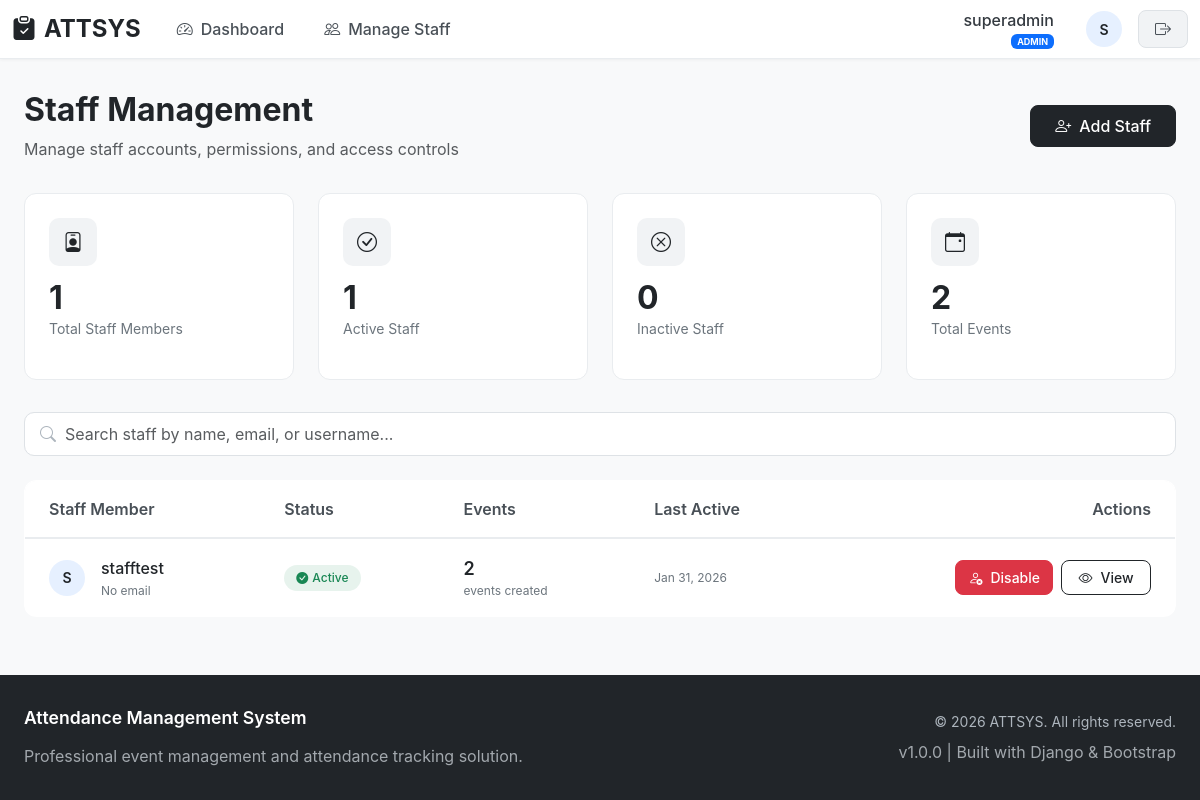
Screenshot of /attsys/admin/staff/ (signed in) with the database file from the repository.
### attsys/models.py (models this page shows, shortened)
class User(AbstractUser):
    ROLE_CHOICES = (
        ('ADMIN', 'Admin'),
        ('STAFF', 'Staff'),
    )
    role = models.CharField(max_length=10, choices=ROLE_CHOICES, default='STAFF')
    phone_number = models.CharField(max_length=15, blank=True)

### attsys/views.py (the view)
# urls.py: path('admin/staff/', views.manage_staff, name='manage_staff'),
@login_required
def manage_staff(request):
    if not request.user.is_active:
        return redirect('login')
    if request.user.role != 'ADMIN':
        return HttpResponseForbidden("Admins only")
    staff_users = User.objects.filter(role='STAFF')
    active_staff_count = staff_users.filter(is_active=True).count()
    inactive_staff_count = staff_users.filter(is_active=False).count()
    total_events = Event.objects.count()
    return render(request, 'manage_staff.html', {
        'staff_users': staff_users,
        'active_staff_count': active_staff_count,
        'inactive_staff_count': inactive_staff_count,
        'total_events': total_events
    })

### attsys/templates/manage_staff.html (shortened to what this page needs)
{% extends 'base.html' %}
{% block content %}
<div class="staff-management-container">
    <div class="page-header">
        <div class="d-flex justify-content-between align-items-center">
            <div>
                <h1 class="h2 fw-bold mb-2 text-dark">Staff Management</h1>
                <p class="text-muted mb-0">
                    Manage staff accounts, permissions, and access controls
                </p>
            </div>
            <button class="btn-add-staff" data-bs-toggle="modal" data-bs-target="#addStaffModal">
                <i class="bi bi-person-plus"></i>
                Add Staff
            </button>
        </div>
    </div>
    <div class="stats-grid">
        <div class="stat-card">
            <div class="stat-icon">
                <i class="bi bi-person-badge"></i>
            </div>
            <div class="stat-value">{{ staff_users|length }}</div>
            <div class="stat-label">Total Staff Members</div>
        </div>
        <div class="stat-card">
            <div class="stat-icon">
                <i class="bi bi-check-circle"></i>
            </div>
            <div class="stat-value">{{ active_staff_count }}</div>
            <div class="stat-label">Active Staff</div>
        </div>
        <div class="stat-card">
            <div class="stat-icon">
                <i class="bi bi-x-circle"></i>
            </div>
            <div class="stat-value">{{ inactive_staff_count }}</div>
            <div class="stat-label">Inactive Staff</div>
        </div>
        <div class="stat-card">
            <div class="stat-icon">
                <i class="bi bi-calendar-event"></i>
            </div>
            <div class="stat-value">{{ total_events }}</div>
            <div class="stat-label">Total Events</div>
        </div>
    </div>
    <div class="search-container">
        <i class="bi bi-search search-icon"></i>
        <input type="text" class="form-control search-input" id="staffSearch"
               placeholder="Search staff by name, email, or username...">
    </div>
    <div class="table-responsive">
        <table class="table table-hover mb-0 staff-table">
            <thead>
                <tr>
                    <th class="ps-4">Staff Member</th>
                    <th>Status</th>
                    <th>Events</th>
                    <th>Last Active</th>
                    <th class="pe-4 text-end">Actions</th>
                </tr>
            </thead>
            <tbody id="staffTableBody">
                {% for staff in staff_users %}
                <tr class="staff-row" data-search="{{ staff.username }} {{ staff.email }}">
                    <td class="ps-4">
                        <div class="d-flex align-items-center">
                            <div class="user-avatar me-3">
                                {{ staff.username|first|upper }}
                            </div>
                            <div>
                                <div class="staff-name">{{ staff.username }}</div>
                                <div class="staff-email">{{ staff.email|default:"No email" }}</div>
                            </div>
                        </div>
                    </td>
                    <td>
                        {% if staff.is_active %}
                            <span class="status-badge status-active">
                                <i class="bi bi-check-circle-fill me-1"></i>
                                Active
                            </span>
                        {% else %}
                            <span class="status-badge status-inactive">
                                <i class="bi bi-x-circle-fill me-1"></i>
                                Disabled
                            </span>
                        {% endif %}
                    </td>
                    <td>
                        <div class="event-count">
                            {{ staff.events.count|default:0 }}
                        </div>
                        <div class="event-label">
                            events created
                        </div>
                    </td>
                    <td>
                        <div class="last-active">
                            {% if staff.last_login %}
                                {{ staff.last_login|date:"M d, Y" }}
                            {% else %}
                                Never logged in
                            {% endif %}
                        </div>
                    </td>
                    <td class="pe-4">
                        <div class="action-buttons">
                            <form method="post" action="{% url 'toggle_staff' staff.id %}" class="d-inline">
                                {% if staff.is_active %}
                                    <button type="submit" class="btn btn-toggle-danger btn-toggle">
                                        <i class="bi bi-person-x"></i>
                                        Disable
                                    </button>
                                {% else %}
                                    <button type="submit" class="btn btn-toggle-success btn-toggle">
                                        <i class="bi bi-person-check"></i>
                                        Enable
                                    </button>
                                {% endif %}
                            </form>
                            <button class="btn btn-outline-dark btn-toggle"
                                    onclick="viewStaffDetails('{{ staff.id }}')">
                                <i class="bi bi-eye"></i>
                                View
                            </button>
                        </div>
                    </td>
                </tr>
                {% endfor %}
            </tbody>
        </table>
    </div>
</div>
{% endblock %}

### attsys/templates/base.html (shortened to what this page needs)
<!DOCTYPE html>
{% load static %}
<html lang="en">
<head>
    <link href="https://cdn.jsdelivr.net/npm/bootstrap@5.3.2/dist/css/bootstrap.min.css" rel="stylesheet">
    <link rel="stylesheet" href="https://cdn.jsdelivr.net/npm/bootstrap-icons@1.11.0/font/bootstrap-icons.css">
</head>
<body>
    <nav class="navbar navbar-expand-lg navbar-light">
        <div class="container-fluid">
            <a class="navbar-brand" href="{% url 'dashboard' %}">
            </a>
            <div class="collapse navbar-collapse" id="navbarNav">
                <ul class="navbar-nav me-auto">
                    {% if user.is_authenticated %}
                        {% if user.role == 'ADMIN' %}
                            <li class="nav-item">
                                <a class="nav-link {% if request.resolver_match.url_name == 'admin_dashboard' %}active{% endif %}"
                                   href="{% url 'dashboard' %}">
                                    <i class="bi bi-speedometer2"></i>Dashboard
                                </a>
                            </li>
                        {% endif %}
                        {% if user.role == 'ADMIN' %}
                            <li class="nav-item">
                                <a class="nav-link {% if request.resolver_match.url_name == 'manage_staff' %}active{% endif %}"
                                   href="{% url 'manage_staff' %}">
                                    <i class="bi bi-people"></i>Manage Staff
                                </a>
                            </li>
                        {% endif %}
                    {% endif %}
                </ul>
                {% if user.is_authenticated %}
                <div class="navbar-nav align-items-center ms-auto">
                    <div class="nav-item">
                        <div class="user-info">
                            <div class="text-end me-3">
                                <div class="user-name">{{ user.username }}</div>
                                <div class="user-role">
                                    {% if user.role == 'ADMIN' %}
                                    <span class="badge bg-primary">ADMIN</span>
                                    {% else %}
                                    <span class="badge bg-secondary">STAFF</span>
                                    {% endif %}
                                </div>
                            </div>
                            <div class="user-avatar">
                                {{ user.username|first|upper }}
                            </div>
                            <form method="post" action="{% url 'logout' %}" class="m-0">
                                <button type="submit" class="btn-logout">
                                    <i class="bi bi-box-arrow-right"></i>
                                </button>
                            </form>
                        </div>
                    </div>
                </div>
                {% endif %}
            </div>
        </div>
    </nav>
    <main>
        <div class="container-fluid px-4">
            {% block content %}{% endblock %}
        </div>
    </main>
    <footer class="footer">
        <div class="container-fluid px-4">
            <div class="row align-items-center">
                <div class="col-md-6">
                    <h6 class="footer-title">Attendance Management System</h6>
                    <p class="mb-0 fs-7 opacity-75">
                        Professional event management and attendance tracking solution.
                    </p>
                </div>
                <div class="col-md-6 text-md-end mt-3 mt-md-0">
                    <div class="copyright">
                        © {% now "Y" %} ATTSYS. All rights reserved.
                    </div>
                    <div class="mt-2 fs-8 opacity-75">
                        v1.0.0 | Built with Django & Bootstrap
                    </div>
                </div>
            </div>
        </div>
    </footer>
</body>
</html>

### attsys/templates/base.html (style rules this page uses)
:root { --primary: #212529; --primary-light: rgba(13, 110, 253, 0.1); --secondary: #6c757d; --success: #198754; --success-light: rgba(25, 135, 84, 0.1); --warning: #fd7e14; --warning-light: rgba(253, 126, 20, 0.1); --info: #0dcaf0; --info-light: rgba(13, 202, 240, 0.1); --purple: #6f42c1; --purple-light: rgba(111, 66, 193, 0.1); --dark: #212529; --light: #f8f9fa; --gray-50: #f8f9fa; --gray-100: #f1f3f5; --gray-200: #e9ecef; --gray-300: #dee2e6; --gray-400: #ced4da; --gray-500: #adb5bd; --gray-600: #6c757d; --gray-700: #495057; --gray-800: #343a40; --gray-900: #212529; --border-radius: 12px; --border-radius-sm: 8px; --box-shadow: 0 4px 6px -1px rgba(0, 0, 0, 0.1), 0 2px 4px -1px rgba(0, 0, 0, 0.06); --box-shadow-hover: 0 10px 15px -3px rgba(0, 0, 0, 0.1), 0 4px 6px -2px rgba(0, 0, 0, 0.05); }
body { background-color: #f8f9fa; font-family: -apple-system, BlinkMacSystemFont, 'Segoe UI', Roboto, 'Helvetica Neue', Arial, sans-serif; color: var(--gray-800); min-height: 100vh; display: flex; flex-direction: column; }
.navbar { position: sticky; top: 0; z-index: 1030; transition: all 0.3s ease; background: white; border-bottom: 1px solid var(--gray-200); box-shadow: 0 1px 3px rgba(0, 0, 0, 0.05); padding: 0.5rem 0; }
.navbar-brand { font-weight: 700; font-size: 1.5rem; color: var(--dark) !important; display: flex; align-items: center; padding: 0; }
.nav-link { font-weight: 500; color: var(--gray-700) !important; padding: 0.5rem 1rem !important; margin: 0 0.25rem; border-radius: var(--border-radius-sm); transition: all 0.2s ease; }
.nav-link i { margin-right: 8px; }
.user-info { display: flex; align-items: center; gap: 1rem; }
.user-avatar { width: 36px; height: 36px; background: var(--gray-200); border-radius: 50%; display: flex; align-items: center; justify-content: center; font-weight: 600; font-size: 0.875rem; }
.user-name { font-weight: 500; color: var(--gray-800); }
.user-role { font-size: 0.75rem; color: var(--gray-600); }
.btn-logout { background: var(--gray-100); border: 1px solid var(--gray-300); color: var(--gray-700); padding: 0.375rem 1rem; border-radius: var(--border-radius-sm); font-weight: 500; transition: all 0.2s ease; }
.container-fluid { max-width: 1400px; }
main { flex: 1; padding: 2rem 0; }
.footer { background: var(--gray-900); color: var(--gray-400); padding: 2rem 0; margin-top: auto; }
.copyright { font-size: 0.875rem; color: var(--gray-500); }
.footer-title { color: white; font-weight: 600; margin-bottom: 1rem; font-size: 1.1rem; }
.btn { border-radius: var(--border-radius-sm); font-weight: 500; padding: 0.5rem 1.5rem; }
.form-control, .form-select { border-radius: var(--border-radius-sm); border: 1px solid var(--gray-300); padding: 0.5rem 1rem; }
.table th { font-weight: 600; color: var(--gray-700); border-bottom-width: 2px; }

### rows the page displays
User: username "superadmin", username|first "S"
User: username|first "S", username "stafftest", email "No email", is_active True (drawn), events.count "2", last_login "Jan 31, 2026"

### other values shown
{{ staff_users|length }} "1"
{{ active_staff_count }} "1"
{{ inactive_staff_count }} "0"
{{ total_events }} "2"
